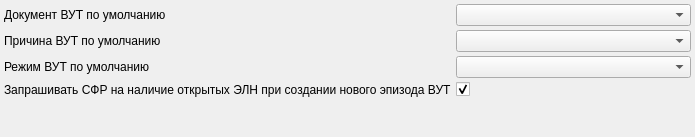
<?xml version="1.0" encoding="UTF-8"?>
<ui version="4.0">
 <class>tempInvalidPage</class>
 <widget class="QWidget" name="tempInvalidPage">
  <property name="geometry">
   <rect>
    <x>0</x>
    <y>0</y>
    <width>695</width>
    <height>137</height>
   </rect>
  </property>
  <property name="windowTitle">
   <string>ВУТ</string>
  </property>
  <property name="toolTip">
   <string/>
  </property>
  <layout class="QGridLayout" name="gridLayout">
   <property name="margin">
    <number>4</number>
   </property>
   <property name="spacing">
    <number>4</number>
   </property>
   <item row="2" column="1" colspan="2">
    <widget class="CRBComboBox" name="cmbTempInvalidRegime">
     <property name="sizePolicy">
      <sizepolicy hsizetype="Minimum" vsizetype="Minimum">
       <horstretch>0</horstretch>
       <verstretch>0</verstretch>
      </sizepolicy>
     </property>
    </widget>
   </item>
   <item row="4" column="0">
    <spacer name="verticalSpacer">
     <property name="orientation">
      <enum>Qt::Vertical</enum>
     </property>
     <property name="sizeHint" stdset="0">
      <size>
       <width>20</width>
       <height>1</height>
      </size>
     </property>
    </spacer>
   </item>
   <item row="2" column="0">
    <widget class="QLabel" name="lblTempInvalidRegime">
     <property name="text">
      <string>Режим ВУТ по умолчанию</string>
     </property>
     <property name="buddy">
      <cstring>cmbTempInvalidRegime</cstring>
     </property>
    </widget>
   </item>
   <item row="1" column="0">
    <widget class="QLabel" name="lblTempInvalidReason">
     <property name="text">
      <string>Причина ВУТ по умолчанию</string>
     </property>
     <property name="buddy">
      <cstring>cmbTempInvalidReason</cstring>
     </property>
    </widget>
   </item>
   <item row="1" column="1" colspan="2">
    <widget class="CRBComboBox" name="cmbTempInvalidReason">
     <property name="sizePolicy">
      <sizepolicy hsizetype="Minimum" vsizetype="Minimum">
       <horstretch>0</horstretch>
       <verstretch>0</verstretch>
      </sizepolicy>
     </property>
    </widget>
   </item>
   <item row="0" column="0">
    <widget class="QLabel" name="lblTempInvalidDoctype">
     <property name="text">
      <string>Документ ВУТ по умолчанию</string>
     </property>
     <property name="buddy">
      <cstring>cmbTempInvalidDoctype</cstring>
     </property>
    </widget>
   </item>
   <item row="0" column="1" colspan="2">
    <widget class="CRBComboBox" name="cmbTempInvalidDoctype">
     <property name="sizePolicy">
      <sizepolicy hsizetype="Preferred" vsizetype="Minimum">
       <horstretch>0</horstretch>
       <verstretch>0</verstretch>
      </sizepolicy>
     </property>
    </widget>
   </item>
   <item row="3" column="0">
    <widget class="QLabel" name="lblTempInvalidRequestFss">
     <property name="text">
      <string>Запрашивать СФР на наличие открытых ЭЛН при создании нового эпизода ВУТ</string>
     </property>
     <property name="buddy">
      <cstring></cstring>
     </property>
    </widget>
   </item>
   <item row="3" column="1">
    <widget class="QCheckBox" name="chkTempInvalidRequestFss">
     <property name="text">
      <string/>
     </property>
     <property name="checked">
      <bool>true</bool>
     </property>
    </widget>
   </item>
  </layout>
 </widget>
 <customwidgets>
  <customwidget>
   <class>CRBComboBox</class>
   <extends>QComboBox</extends>
   <header location="global">library/crbcombobox.h</header>
  </customwidget>
 </customwidgets>
 <tabstops>
  <tabstop>cmbTempInvalidDoctype</tabstop>
  <tabstop>cmbTempInvalidReason</tabstop>
 </tabstops>
 <resources/>
 <connections/>
</ui>
